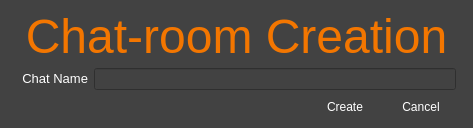
<?xml version="1.0" encoding="UTF-8"?>
<ui version="4.0">
 <class>CreateChatUI</class>
 <widget class="QDialog" name="CreateChatUI">
  <property name="geometry">
   <rect>
    <x>0</x>
    <y>0</y>
    <width>469</width>
    <height>127</height>
   </rect>
  </property>
  <property name="sizePolicy">
   <sizepolicy hsizetype="Minimum" vsizetype="Minimum">
    <horstretch>0</horstretch>
    <verstretch>0</verstretch>
   </sizepolicy>
  </property>
  <property name="windowTitle">
   <string>Dialog</string>
  </property>
  <property name="styleSheet">
   <string notr="true">background-color:rgb(66,66,66);</string>
  </property>
  <layout class="QGridLayout" name="gridLayout">
   <item row="0" column="0" colspan="2">
    <widget class="QLabel" name="title">
     <property name="minimumSize">
      <size>
       <width>451</width>
       <height>51</height>
      </size>
     </property>
     <property name="maximumSize">
      <size>
       <width>16777215</width>
       <height>51</height>
      </size>
     </property>
     <property name="font">
      <font>
       <pointsize>36</pointsize>
      </font>
     </property>
     <property name="styleSheet">
      <string notr="true">color: rgb(243, 118, 0);</string>
     </property>
     <property name="frameShape">
      <enum>QFrame::NoFrame</enum>
     </property>
     <property name="text">
      <string>Chat-room Creation</string>
     </property>
     <property name="alignment">
      <set>Qt::AlignCenter</set>
     </property>
    </widget>
   </item>
   <item row="1" column="0">
    <layout class="QFormLayout" name="formLayout">
     <item row="0" column="0">
      <widget class="QLabel" name="chatNameLabel">
       <property name="minimumSize">
        <size>
         <width>77</width>
         <height>21</height>
        </size>
       </property>
       <property name="maximumSize">
        <size>
         <width>77</width>
         <height>21</height>
        </size>
       </property>
       <property name="baseSize">
        <size>
         <width>77</width>
         <height>21</height>
        </size>
       </property>
       <property name="font">
        <font>
         <pointsize>10</pointsize>
        </font>
       </property>
       <property name="styleSheet">
        <string notr="true">color:rgb(255,255,255);</string>
       </property>
       <property name="text">
        <string>Chat Name</string>
       </property>
       <property name="textFormat">
        <enum>Qt::PlainText</enum>
       </property>
       <property name="scaledContents">
        <bool>true</bool>
       </property>
       <property name="alignment">
        <set>Qt::AlignRight|Qt::AlignTrailing|Qt::AlignVCenter</set>
       </property>
      </widget>
     </item>
     <item row="0" column="1">
      <widget class="QLineEdit" name="chatNameText"/>
     </item>
    </layout>
   </item>
   <item row="2" column="0">
    <layout class="QHBoxLayout" name="horizontalLayout">
     <item>
      <spacer name="horizontalSpace">
       <property name="orientation">
        <enum>Qt::Horizontal</enum>
       </property>
       <property name="sizeHint" stdset="0">
        <size>
         <width>40</width>
         <height>0</height>
        </size>
       </property>
      </spacer>
     </item>
     <item>
      <widget class="QPushButton" name="createButton">
       <property name="minimumSize">
        <size>
         <width>70</width>
         <height>21</height>
        </size>
       </property>
       <property name="maximumSize">
        <size>
         <width>70</width>
         <height>21</height>
        </size>
       </property>
       <property name="baseSize">
        <size>
         <width>70</width>
         <height>21</height>
        </size>
       </property>
       <property name="styleSheet">
        <string notr="true">color:rgb(255,255,255);</string>
       </property>
       <property name="text">
        <string>Create</string>
       </property>
       <property name="default">
        <bool>true</bool>
       </property>
       <property name="flat">
        <bool>true</bool>
       </property>
      </widget>
     </item>
     <item>
      <widget class="QPushButton" name="cancelButton">
       <property name="minimumSize">
        <size>
         <width>70</width>
         <height>21</height>
        </size>
       </property>
       <property name="maximumSize">
        <size>
         <width>70</width>
         <height>21</height>
        </size>
       </property>
       <property name="baseSize">
        <size>
         <width>70</width>
         <height>21</height>
        </size>
       </property>
       <property name="styleSheet">
        <string notr="true">color:rgb(255,255,255);</string>
       </property>
       <property name="text">
        <string>Cancel</string>
       </property>
       <property name="flat">
        <bool>true</bool>
       </property>
      </widget>
     </item>
    </layout>
   </item>
  </layout>
 </widget>
 <resources/>
 <connections/>
</ui>
